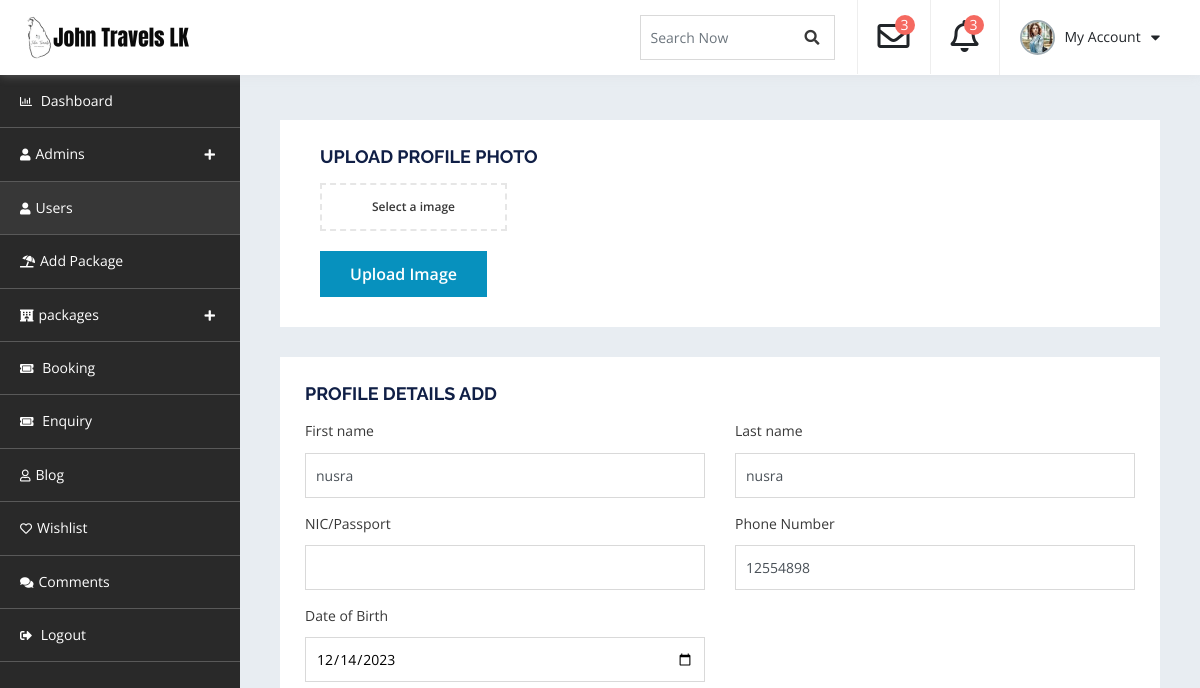
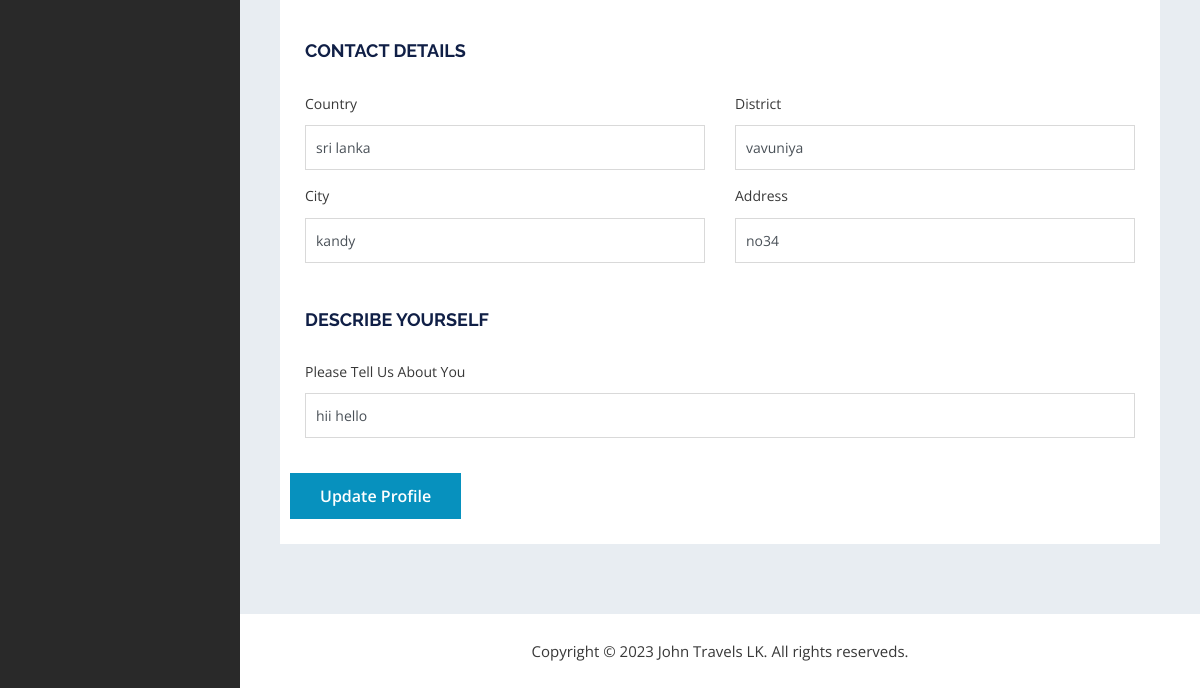
Before: /admin_dashboard/view-user.php with the older database file (2 pictures, top to bottom).
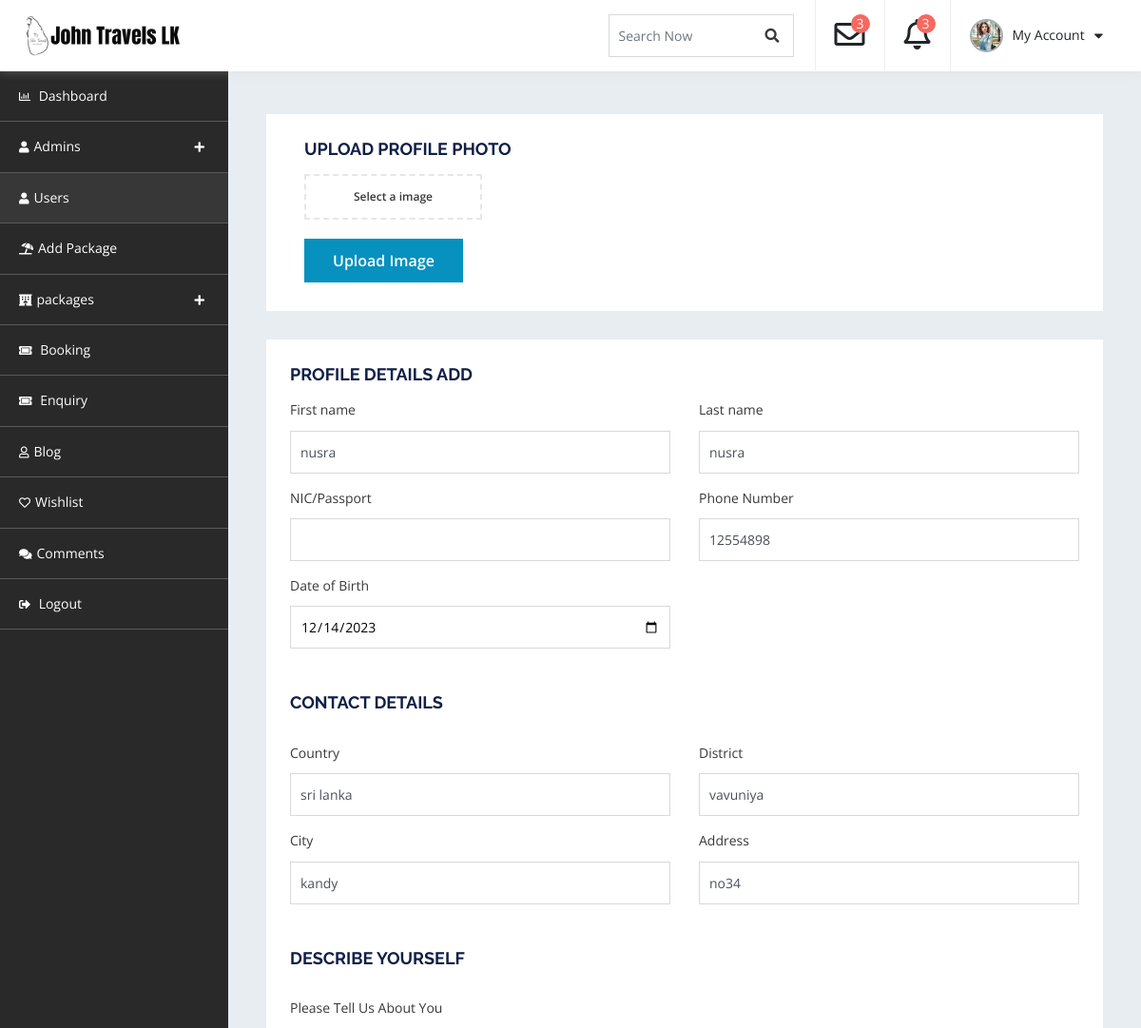
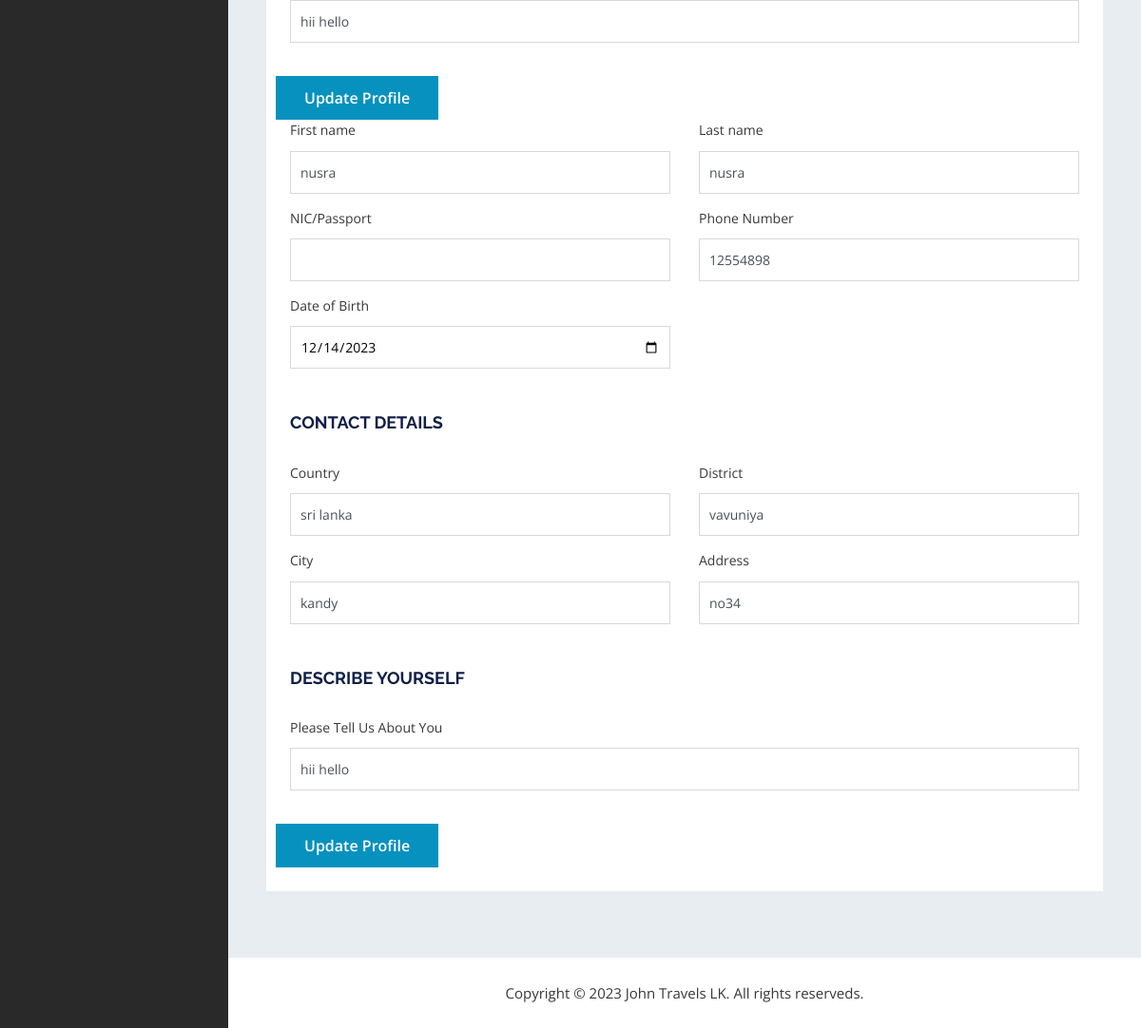
After: the same page with the newer database file (2 pictures, top to bottom).
### tables this page shows
CREATE TABLE `customer_more_details` (
  `Customer_Id` int(11) NOT NULL,
  `First_name` varchar(255) NOT NULL,
  `Last_name` varchar(255) NOT NULL,
  `Mobile_number` int(11) NOT NULL,
  `NIC` varchar(12) NOT NULL,
  `City` varchar(255) NOT NULL,
  `Country` varchar(255) NOT NULL,
  `district` varchar(255) NOT NULL,
  `Address` varchar(255) NOT NULL,
  `Dob` date NOT NULL,
  `About` varchar(255) NOT NULL,
  `Image` longblob NOT NULL
);

### admin_dashboard/A-view-user.php (called while the page is built)
<?php
function displayUser($id){
require 'db-connection.php';
$query="SELECT * FROM customer_more_details  WHERE Customer_Id='$id'";
    $result = mysqli_query($conn,$query);
    $record=array();
    if(mysqli_num_rows($result)>0){
        while($row=mysqli_fetch_assoc($result)){
            $record[]=$row;
        }
    }
    return $record;
}
?>

### admin_dashboard/view-user.php (the view, shortened to what this page needs)
<!doctype html>
<html lang="en">
   <head>
      <link rel="stylesheet" href="assets/css/bootstrap.min.css" media="all">
      <link rel="stylesheet" type="text/css" href="assets/css/all.min.css">
      <link rel="stylesheet" type="text/css" href="style.css">
</head>
<body>
    <div id="container-wrapper">
        <div id="dashboard" class="dashboard-container">
            <div class="dashboard-header sticky-header">
                <div class="content-left  logo-section pull-left">
                    <h1><a href="../index.php"><img src="assets/images/logo.png" alt=""></a></h1>
                </div>
                <div class="heaer-content-right pull-right">
                    <div class="search-field">
                        <form>
                            <div class="form-group">
                                <input type="text" class="form-control" id="search" placeholder="Search Now">
                                <a href="#"><span class="search_btn"><i class="fa fa-search" aria-hidden="true"></i></span></a>
                            </div>
                        </form>
                    </div>
                    <div class="dropdown">
                        <a class="dropdown-toggle" id="notifyDropdown" data-toggle="dropdown" aria-haspopup="true" aria-expanded="false">
                            <div class="dropdown-item">
                                <i class="far fa-envelope"></i>
                                <span class="notify">3</span>
                            </div>
                        </a>
                    </div>
                    <div class="dropdown">
                        <a class="dropdown-toggle" data-toggle="dropdown">
                            <div class="dropdown-item">
                                <i class="far fa-bell"></i>
                                <span class="notify">3</span>
                            </div>
                        </a>
                    </div>
                    <div class="dropdown">
                        <a class="dropdown-toggle" data-toggle="dropdown">
                            <div class="dropdown-item profile-sec">
                                <img src="assets/images/comment.jpg" alt="">
                                <span>My Account </span>
                                <i class="fas fa-caret-down"></i>
                            </div>
                        </a>
                    </div>
                </div>
            </div>
            <div class="dashboard-navigation">
                <div id="dashboard-Navigation" class="slick-nav"></div>
                <div id="navigation" class="navigation-container">
                    <ul>
                        <li><a href="dashboard.php"><i class="far fa-chart-bar"></i> Dashboard</a></li>
                        <li><a><i class="fas fa-user"></i>Admins</a>
                        </li>
                        <li class="active-menu"><a href="user.php"><i class="fas fa-user"></i>Users</a>
                        </li>
                        <li><a href="db-add-package.php"><i class="fas fa-umbrella-beach"></i>Add Package</a></li>
                        <li>
                            <a><i class="fas fa-hotel"></i></i>packages</a>
                        </li>
                        <li><a href="db-booking.php"><i class="fas fa-ticket-alt"></i> Booking</a></li>
                        <li><a href="db-enquiry.php"><i class="fas fa-ticket-alt"></i> Enquiry</a></li>
                        <li><a href="db-blog.php"><i class="far fa-user"></i>Blog</a></li>
                        <li><a href="db-wishlist.php"><i class="far fa-heart"></i>Wishlist</a></li>
                        <li><a href="db-comment.php"><i class="fas fa-comments"></i>Comments</a></li>
                        <li><a href="login.php"><i class="fas fa-sign-out-alt"></i> Logout</a></li>
                    </ul>
                </div>
            </div>
            <div class="db-info-wrap">
                <div class="row">
                    <div class="col-lg-12">
                        <div class="dashboard-box user-form-wrap">
                            <div class="col-12">
                                <h4>Upload Profile Photo</h4>
                            </div>
                            <div class="col-sm-6">
                                <div class="upload-input">
                                    <div class="form-group">
                                      <span class="upload-btn">Select a image</span>
                                      <button type="submit" class="button-primary" value="<?php echo $user['Image']; ?>">Upload Image</button>
                                    </div>
                                </div>
                            </div>
                        </div>
                    </div>
                </div>
                <div class="row">
                    <div class="col-lg-12">
                        <div class="dashboard-box user-form-wrap">
                            <h4>Profile Details add</h4>
                    <?php
                    require "A-view-user.php";
                    $getuser=displayUser(1);
                    foreach($getuser as $user):
                    ?>
                            <form class="form-horizontal" method="post">
                                <div class="row">
                                    <div class="col-sm-6">
                                        <div class="form-group">
                                            <label>First name</label>
                                            <input name="firstname" class="form-control" type="text" value="<?php echo $user['First_name']; ?>">
                                        </div>
                                    </div>
                                    <div class="col-sm-6">
                                        <div class="form-group">
                                            <label>Last name</label>
                                            <input name="lastname" class="form-control" type="text" value="<?php echo $user['Last_name']; ?>">
                                        </div>
                                    </div>
                                    <div class="col-sm-6">
                                        <div class="form-group">
                                            <label>NIC/Passport</label>
                                            <input name="ID" class="form-control" type="number" value="">
                                        </div>
                                    </div>
                                    <div class="col-sm-6">
                                        <div class="form-group">
                                            <label>Phone Number</label>
                                            <input name="phone" id="input-phone" class="form-control" value="<?php echo $user['Mobile_number']; ?>" placeholder="" type="text">
                                        </div>
                                    </div>
                                    <div class="col-sm-6">
                                        <div class="form-group">
                                            <label>Date of Birth</label>
                                            <input type="date" id="dob" name="dob" value="<?php echo $user['Dob']; ?>">
                                        </div>
                                    </div>
                                    <div class="col-12">
                                        <h4>Contact Details</h4>
                                    </div>
                                    <div class="col-sm-6">
                                        <div class="form-group">
                                            <label>Country</label>
                                            <input name="country" id="country" class="form-control" value="<?php echo $user['Country']; ?>" placeholder="" type="text">
                                        </div>
                                    </div>
                                    <div class="col-sm-6">
                                        <div class="form-group">
                                         <label>District</label>
                                         <input name="district" id="district" class="form-control" value="<?php echo $user['district']; ?>" placeholder="" type="text">
                                        </div>
                                    </div>
                                    <div class="col-sm-6">
                                            <div class="form-group">
                                            <label>City</label>
                                            <input name="City" id="City" class="form-control" value="<?php echo $user['City']; ?>" placeholder="" type="text">
                                        </div>
                                    </div>
                                    <div class="col-sm-6">
                                        <div class="form-group">
                                            <label>Address</label>
                                            <input name="Address" id="Address" class="form-control" value="<?php echo $user['Address']; ?>" placeholder="" type="text">
                                        </div>
                                    </div>
                                    <div class="col-12">
                                        <h4>Describe Yourself</h4>
                                    </div>
                                    <div class="col-sm-12">
                                        <div class="form-group">
                                            <label>Please Tell Us About You</label>
                                            <input name="Address" id="Address" class="form-control" value="<?php echo $user['About']; ?>" placeholder="" type="text">
                                        </div>
                                    </div>
                                    <button type="submit" class="button-primary">Update Profile</button>
                                </div>
                            </form>
                            <?php
                            endforeach;
                            ?>
                        </div>
                    </div>
                </div>
            </div>
            <div class="copyrights">
               Copyright © 2023 John Travels LK. All rights reserveds.
            </div>
        </div>
    </div>
</body>
</html>

Changed rows visible on the page:
added customer_more_details: firstname "nusra", lastname "nusra", phone "12554898", dob "12/14/2023", country "sri lanka", district "vavuniya", City "kandy", Address "no34", Address "hii hello"
